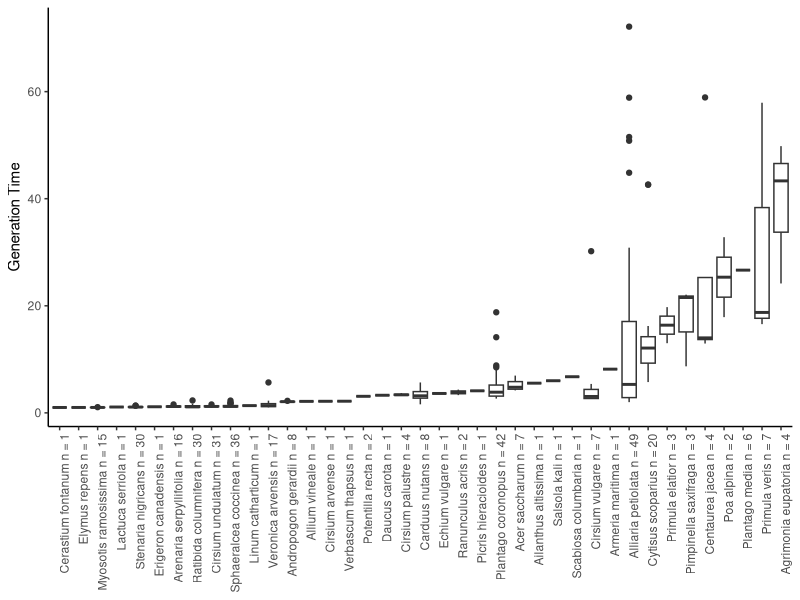
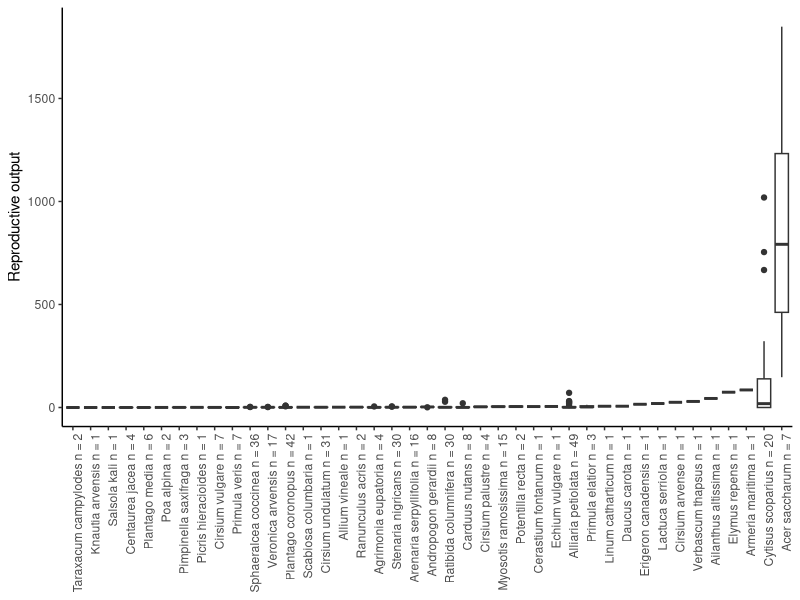
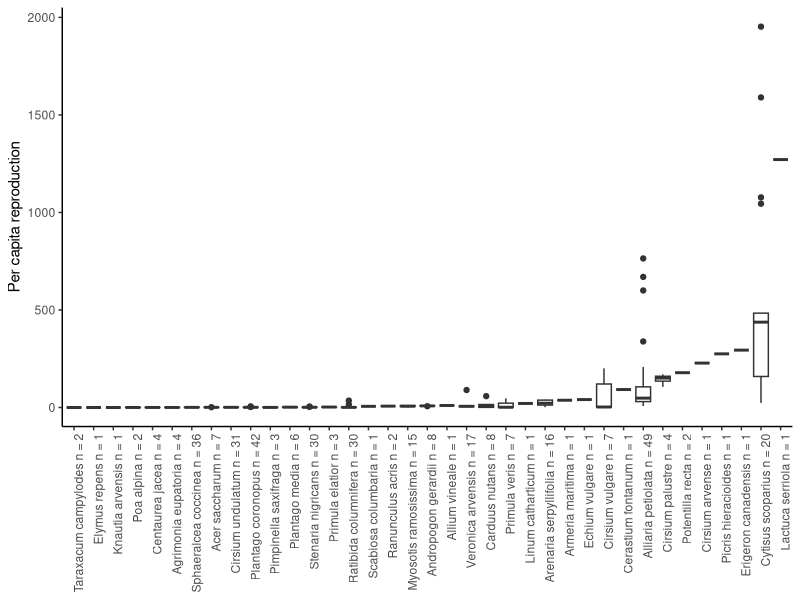
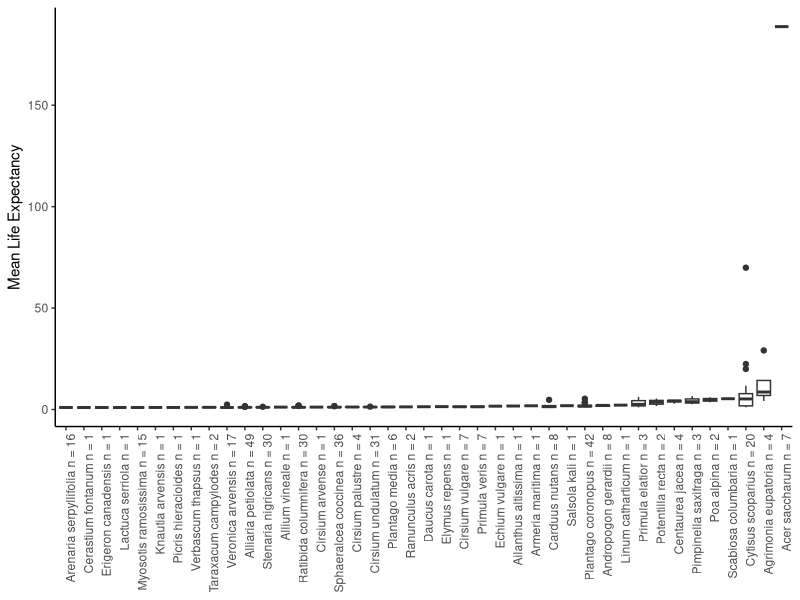
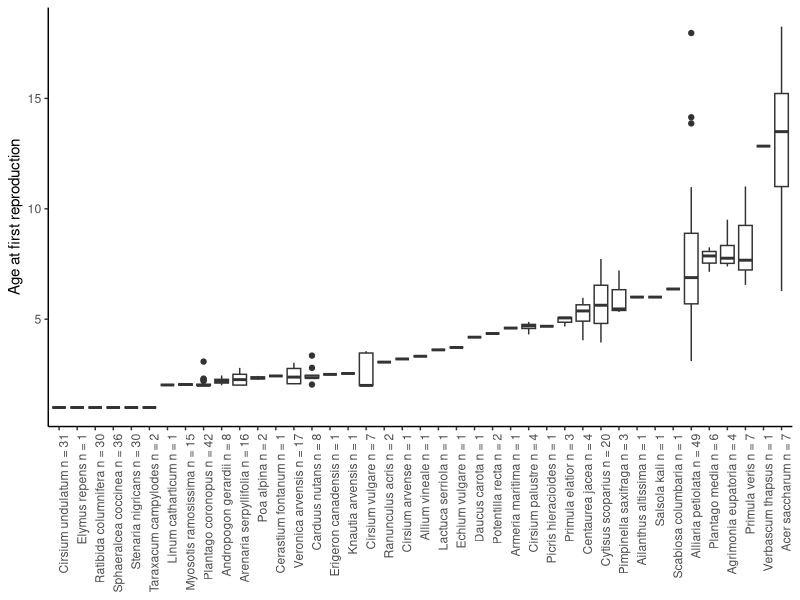
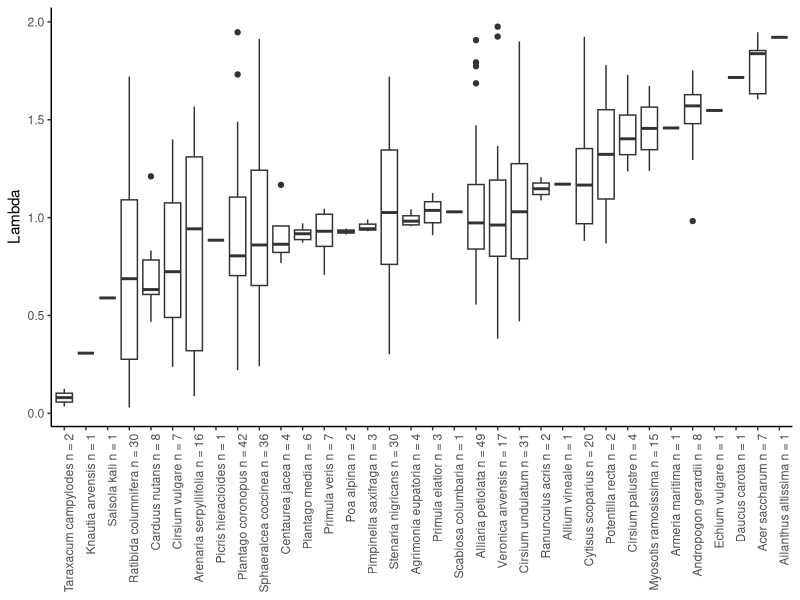
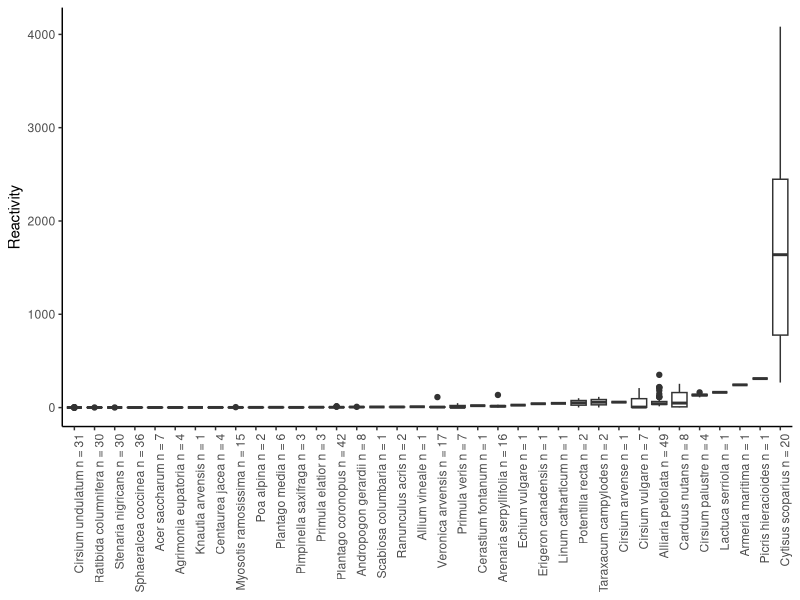
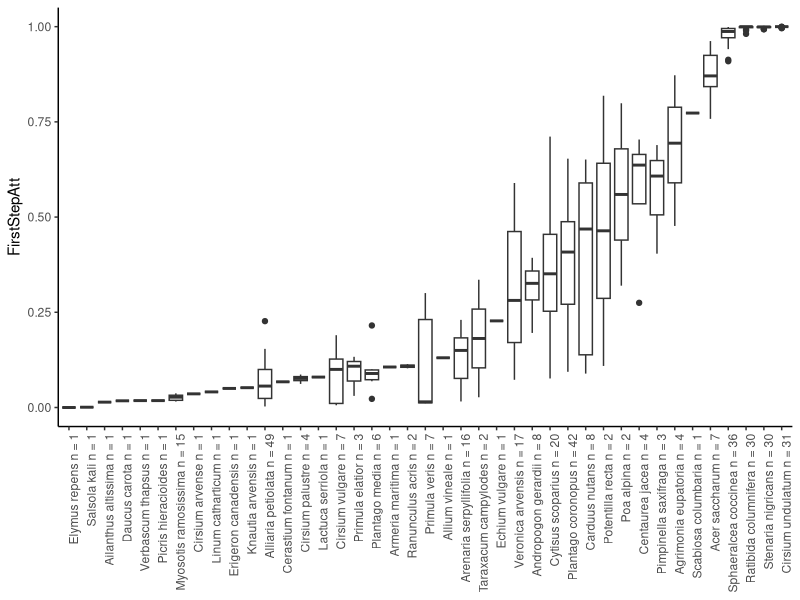

These charts were generated, in order, by the following R code:
# R Thornley
# 30/08/2025
# Regressions for the mean Life History Traits and mean RE outcomes

library(tidyverse)
library(ggpubr)

# Load demography variables and find the mean and SE of each Taxon and trait
demo <- read_csv("results/all_COMPADRE_metrics.csv") %>% 
  filter(DRAGNet == TRUE) %>% 
  rename("Taxon" = "SpeciesAccepted", "Demo_trait" = "demo_var", "Demo_value" = "value") %>%
  mutate(Taxon = str_replace_all(Taxon, " ", "_")) %>%
  select(Taxon, Demo_trait, Demo_value) %>%
  group_by(Taxon, Demo_trait) %>%
  mutate(Sample_size = n(),
            s = sd(Demo_value, na.rm = TRUE),
            se = s/sqrt(Sample_size),
            Demo_value_mean = mean(Demo_value, na.rm = TRUE)) %>%
  mutate(Taxon_label = str_replace_all(Taxon, "_", " ")) %>%
  mutate(Taxon_label = paste0(Taxon_label, " n = ", Sample_size)) %>%
  mutate(Demo_value_log = log(Demo_value))
names(demo)
demo$Taxon_label
demo$Demo_value_log
# list the demography traits we are dealng with
print(unique(demo$Demo_trait))
# 1) "T_generation"    
# 2) "R0"              
# 3) "percapita_repro" 
# 4) "Lmean"           
# 5) "age_repro"       
# 6) "Lambda"         
# 7) "Reactivity"      
# 8) "FirstStepAtt"    
# 9) "Lmax"  

################################################################################

# make plots for each demo trait
# label x axis with the sample size and the Taxon

# "T_generation"   
p1 <-  
  demo %>%
  filter(Demo_trait == "T_generation") %>%
  drop_na(Demo_value) %>%
  ggplot(aes(reorder(Taxon_label, Demo_value_mean), Demo_value))+
  geom_boxplot()+
  theme_classic()+
  theme(axis.text.x = element_text(angle = 90, hjust = 1),
        axis.title.x = element_blank()) +
  ylab("Generation Time")
p1
# ggsave("figures/T_generation_boxplot.jpeg", p1, height = 5, width = 6)


# "R0" 
p2 <-  
  demo %>%
  filter(Demo_trait == "R0") %>%
  drop_na(Demo_value) %>%
  ggplot(aes(reorder(Taxon_label, Demo_value_mean), Demo_value))+
  geom_boxplot()+
  theme_classic()+
  theme(axis.text.x = element_text(angle = 90, hjust = 1),
        axis.title.x = element_blank()) +
  ylab("Reproductive output")
p2
# ggsave("figures/Reproductive_rate_boxplot.jpeg", p2, height = 5, width = 6)

# "percapita_repro" 
p3 <-  
  demo %>%
  filter(Demo_trait == "percapita_repro") %>%
  drop_na(Demo_value) %>%
  ggplot(aes(reorder(Taxon_label, Demo_value_mean), Demo_value))+
  geom_boxplot()+
  theme_classic()+
  theme(axis.text.x = element_text(angle = 90, hjust = 1),
        axis.title.x = element_blank()) +
  ylab("Per capita reproduction")
p3
# ggsave("figures/Percapita_reproduction_boxplot.jpeg", p3, height = 5, width = 6)

# Lmean
p4 <-  
  demo %>%
  filter(Demo_trait == "Lmean") %>%
  drop_na(Demo_value) %>%
  ggplot(aes(reorder(Taxon_label, Demo_value_mean), Demo_value))+
  geom_boxplot()+
  theme_classic()+
  theme(axis.text.x = element_text(angle = 90, hjust = 1),
        axis.title.x = element_blank()) +
  ylab("Mean Life Expectancy")
p4
# ggsave("figures/Mean_life_expectancy_boxplot.jpeg", p4, height = 5, width = 6)

# "age_repro"
demo$Demo_trait
p5 <-  
  demo %>%
  filter(Demo_trait == "age_repro") %>%
  drop_na(Demo_value) %>%
  ggplot(aes(reorder(Taxon_label, Demo_value_mean), Demo_value))+
  geom_boxplot()+
  theme_classic()+
  theme(axis.text.x = element_text(angle = 90, hjust = 1),
        axis.title.x = element_blank()) +
  ylab("Age at first reproduction")
p5
# ggsave("figures/Reproductive_output_boxplot.jpeg", p5, height = 5, width = 6)

# "Lambda"   
p6 <- 
  demo %>%
  filter(Demo_trait == "Lambda") %>%
  drop_na(Demo_value) %>%
  ggplot(aes(reorder(Taxon_label, Demo_value_mean), Demo_value))+
  geom_boxplot()+
  theme_classic()+
  theme(axis.text.x = element_text(angle = 90, hjust = 1),
        axis.title.x = element_blank()) +
  ylab("Lambda")
p6
# ggsave("figures/Lambda_boxplot.jpeg", p6, height = 5, width = 6)

# "Reactivity"    
p7 <- 
  demo %>%
  filter(Demo_trait == "Reactivity") %>%
  drop_na(Demo_value) %>%
  ggplot(aes(reorder(Taxon_label, Demo_value_mean), Demo_value))+
  geom_boxplot()+
  theme_classic()+
  theme(axis.text.x = element_text(angle = 90, hjust = 1),
        axis.title.x = element_blank()) +
  ylab("Reactivity")
p7
# ggsave("figures/Reactivity_boxplot.jpeg", p7, height = 5, width = 6)

#  "FirstStepAtt"   
p8 <- 
  demo %>%
  filter(Demo_trait == "FirstStepAtt") %>%
  drop_na(Demo_value) %>%
  ggplot(aes(reorder(Taxon_label, Demo_value_mean), Demo_value))+
  geom_boxplot()+
  theme_classic()+
  theme(axis.text.x = element_text(angle = 90, hjust = 1),
        axis.title.x = element_blank()) +
  ylab("FirstStepAtt")
p8
# ggsave("figures/FirstStepAtt_boxplot.jpeg", p8, height = 5, width = 6)

# "Lmax" 
p9 <- 
  demo %>%
  filter(Demo_trait == "Lmax") %>%
  drop_na(Demo_value) %>%
  ggplot(aes(reorder(Taxon_label, Demo_value_mean), Demo_value))+
  geom_boxplot()+
  theme_classic()+
  theme(axis.text.x = element_text(angle = 90, hjust = 1),
        axis.title.x = element_blank()) +
  ylab("Maximum Life Expectancy")
p9
# ggsave("figures/Maximum_life_expectancy_boxplot.jpeg", p9, height = 5, width = 6)

################################################################################

combined <- ggarrange(p1, p2, p3, p4, p5, p6, p7, p8, p9,
                      ncol = 3, nrow = 3,
                      common.legend = FALSE)

combined <- annotate_figure(
  combined,
  bottom = text_grob("Taxon", color = "black", face = "bold", size = 14),
  left = text_grob("Demographic Metric", color = "black", face = "bold", size = 14, rot = 90)
)
combined
ggsave("figures/all_demo_metrics_boxplots.jpeg", combined, height = 18, width = 12)


################################################################################

# Try some of the values logged as they have some very large values

# "R0" 
p2_again <-  
  demo %>%
  filter(Demo_trait == "R0") %>%
  drop_na(Demo_value) %>%
  ggplot(aes(reorder(Taxon_label, Demo_value_mean), Demo_value_log))+
  geom_boxplot()+
  theme_classic()+
  theme(axis.text.x = element_text(angle = 90, hjust = 1),
        axis.title.x = element_blank()) +
  ylab("Reproductive output (log)")
p2_again

# "percapita repro"
p3_again <-  
  demo %>%
  filter(Demo_trait == "percapita_repro") %>%
  drop_na(Demo_value) %>%
  ggplot(aes(reorder(Taxon_label, Demo_value_mean), Demo_value_log))+
  geom_boxplot()+
  theme_classic()+
  theme(axis.text.x = element_text(angle = 90, hjust = 1),
        axis.title.x = element_blank()) +
  ylab("Per capita reproduction")
p3_again

# "Lmean"
p4_again <-  
  demo %>%
  filter(Demo_trait == "Lmean") %>%
  drop_na(Demo_value) %>%
  ggplot(aes(reorder(Taxon_label, Demo_value_mean), Demo_value_log))+
  geom_boxplot()+
  theme_classic()+
  theme(axis.text.x = element_text(angle = 90, hjust = 1),
        axis.title.x = element_blank()) +
  ylab("Mean Life Expectancy (log)")
p4_again

# "Reactivity"    
p7_again <- 
  demo %>%
  filter(Demo_trait == "Reactivity") %>%
  drop_na(Demo_value) %>%
  ggplot(aes(reorder(Taxon_label, Demo_value_mean), Demo_value_log))+
  geom_boxplot()+
  theme_classic()+
  theme(axis.text.x = element_text(angle = 90, hjust = 1),
        axis.title.x = element_blank()) +
  ylab("Reactivity (log)")
p7_again

# "Lmax"
p9_again <- 
  demo %>%
  filter(Demo_trait == "Lmax") %>%
  drop_na(Demo_value) %>%
  ggplot(aes(reorder(Taxon_label, Demo_value_mean), Demo_value_log))+
  geom_boxplot()+
  theme_classic()+
  theme(axis.text.x = element_text(angle = 90, hjust = 1),
        axis.title.x = element_blank()) +
  ylab("Maximum Life Expectancy (log)")
p9_again

################################################################################


combined <- ggarrange(p1, p2_again, p3_again, p4_again, 
                      p5, p6, p7_again, p8, p9_again,
                      ncol = 3, nrow = 3,
                      common.legend = FALSE)

combined <- annotate_figure(
  combined,
  bottom = text_grob("Taxon", color = "black", face = "bold", size = 14),
  left = text_grob("Demographic Metric", color = "black", face = "bold", size = 14, rot = 90)
)
combined
ggsave("figures/all_demo_metrics_some_logged_boxplots.jpeg", combined, height = 18, width = 12)


################################################################################




demo %>%
  filter(Demo_trait == "age_repro") %>%
  ggplot(aes(Demo_value, reorder(Taxon, Demo_value)))+
  theme_classic()+
  geom_point(size = 1)+
  geom_errorbar(aes(xmin = Demo_value - se, xmax = Demo_value + se), size = 0.3)+
  facet_wrap(~ Demo_trait, scales = "free_x")


demo %>%
  ggplot(aes(Demo_value, reorder(Taxon, Demo_value)))+
  theme_classic()+
  geom_point(size = 1)+
  geom_errorbar(aes(xmin = Demo_value - se, xmax = Demo_value + se), size = 0.3)+
  facet_wrap(~ Demo_trait, scales = "free_x")+
  xlab("Years")


